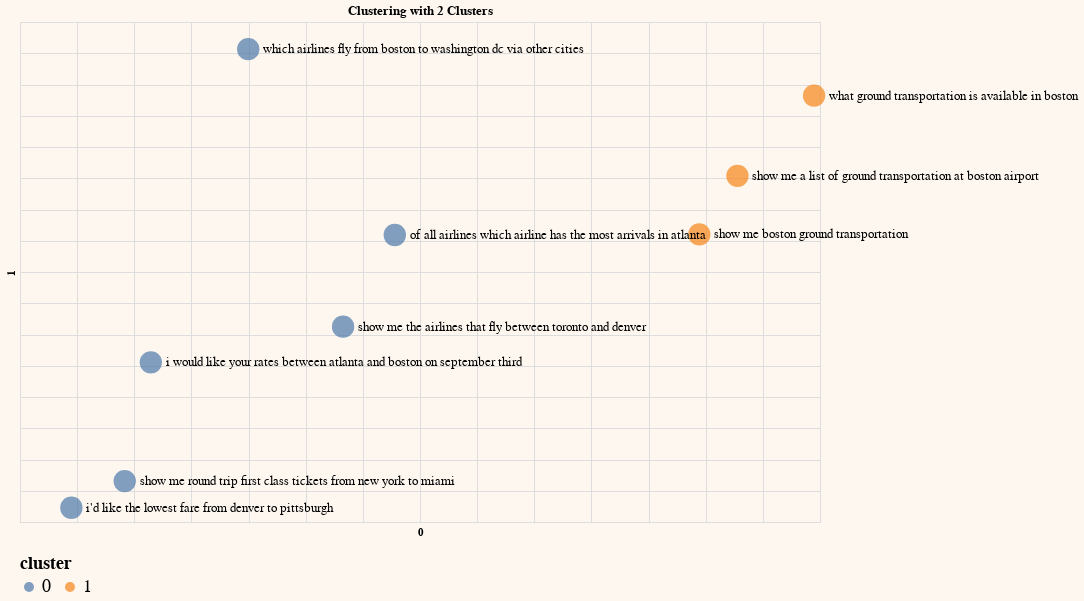

Source (notebook cell):
### Code cell
from sklearn.cluster import KMeans

# Pick the number of clusters
df_clust = df_pc2.copy()
n_clusters=2

# Cluster the embeddings
kmeans_model = KMeans(n_clusters=n_clusters, random_state=0)
classes = kmeans_model.fit_predict(embeds).tolist()
df_clust['cluster'] = (list(map(str,classes)))

# Plot on a chart
df_clust.columns = df_clust.columns.astype(str)
generate_chart(df_clust.iloc[:sample],'0','1',lbl='on',color='cluster',title='Clustering with 2 Clusters')

### Figure 1 — Vega-Lite specification as saved in the notebook (floating-point values rounded to 4 significant figures; data arrays with more than 128 entries replaced by an {"elided": "..."} marker saying what was removed)
{"config": {"view": {"continuousWidth": 300, "continuousHeight": 300}, "background": "#FDF7F0", "legend": {"labelFontSize": 18, "orient": "bottom", "titleFontSize": 18}}, "layer": [{"mark": {"type": "circle", "size": 500}, "encoding": {"color": {"field": "cluster", "type": "nominal"}, "tooltip": [{"field": "query", "type": "nominal"}], "x": {"axis": {"domain": false, "labels": false, "ticks": false}, "field": "0", "scale": {"zero": false}, "type": "quantitative"}, "y": {"axis": {"domain": false, "labels": false, "ticks": false}, "field": "1", "scale": {"zero": false}, "type": "quantitative"}}}, {"mark": {"type": "text", "align": "left", "baseline": "middle", "color": "black", "dx": 15, "size": 13}, "encoding": {"color": {"value": "black"}, "text": {"field": "query", "type": "nominal"}, "tooltip": [{"field": "query", "type": "nominal"}], "x": {"axis": {"domain": false, "labels": false, "ticks": false}, "field": "0", "scale": {"zero": false}, "type": "quantitative"}, "y": {"axis": {"domain": false, "labels": false, "ticks": false}, "field": "1", "scale": {"zero": false}, "type": "quantitative"}}}], "data": {"name": "data-4bd00c7a054802d947b34b94f945b6a7"}, "height": 500, "title": "Clustering with 2 Clusters", "width": 800, "$schema": "https://vega.github.io/schema/vega-lite/v5.8.0.json", "datasets": {"data-4bd00c7a054802d947b34b94f945b6a7": [{"query": " which airlines fly from boston to washington dc via other cities", "query_embeds": {"elided": "4096 float values"}, "0": -5.03, "1": 45.66, "cluster": "0"}, {"query": " show me the airlines that fly between toronto and denver", "query_embeds": {"elided": "4096 float values"}, "0": 3.269, "1": 1.258, "cluster": "0"}, {"query": " show me round trip first class tickets from new york to miami", "query_embeds": {"elided": "4096 float values"}, "0": -15.84, "1": -23.45, "cluster": "0"}, {"query": " i'd like the lowest fare from denver to pittsburgh", "query_embeds": {"elided": "4096 float values"}, "0": -20.51, "1": -27.72, "cluster": "0"}, {"query": " show me a list of ground transportation at boston airport", "query_embeds": {"elided": "4096 float values"}, "0": 37.78, "1": 25.39, "cluster": "1"}, {"query": " show me boston ground transportation", "query_embeds": {"elided": "4096 float values"}, "0": 34.44, "1": 16.01, "cluster": "1"}, {"query": " of all airlines which airline has the most arrivals in atlanta", "query_embeds": {"elided": "4096 float values"}, "0": 7.796, "1": 15.92, "cluster": "0"}, {"query": " what ground transportation is available in boston", "query_embeds": {"elided": "4096 float values"}, "0": 44.48, "1": 38.23, "cluster": "1"}, {"query": " i would like your rates between atlanta and boston on september third", "query_embeds": {"elided": "4096 float values"}, "0": -13.55, "1": -4.459, "cluster": "0"}]}}
